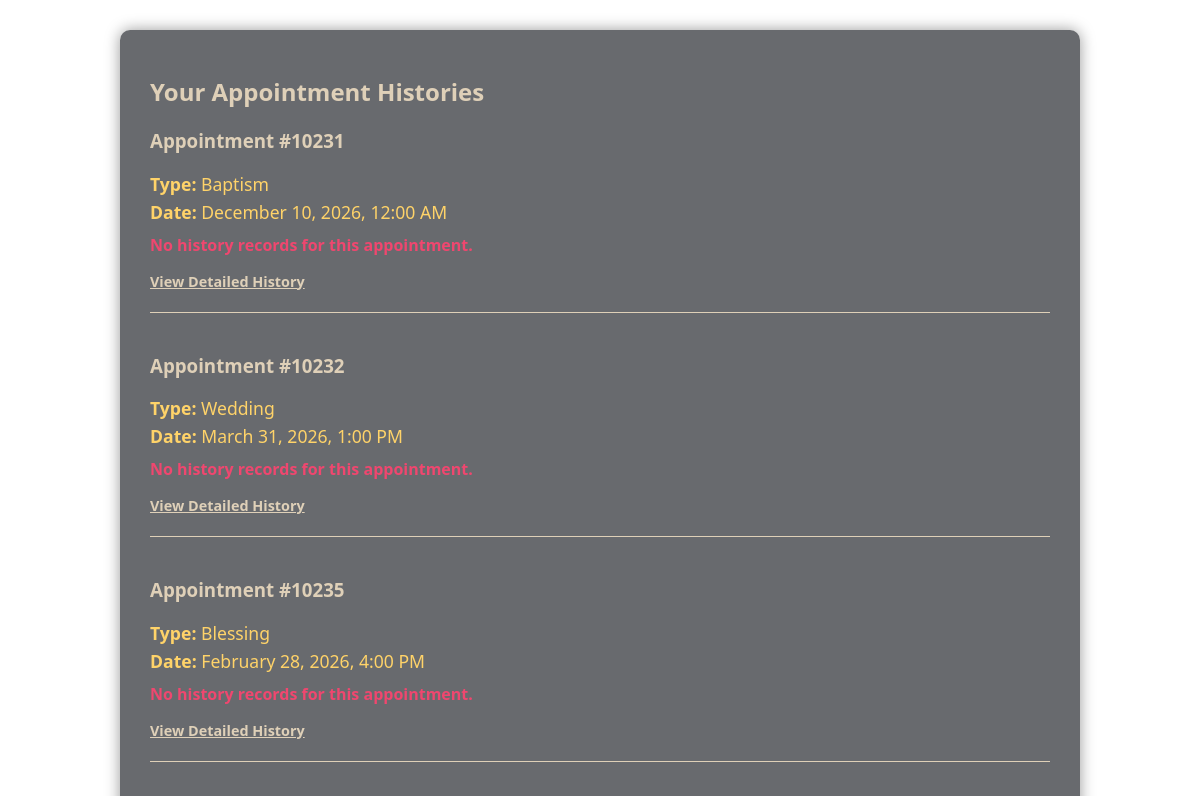
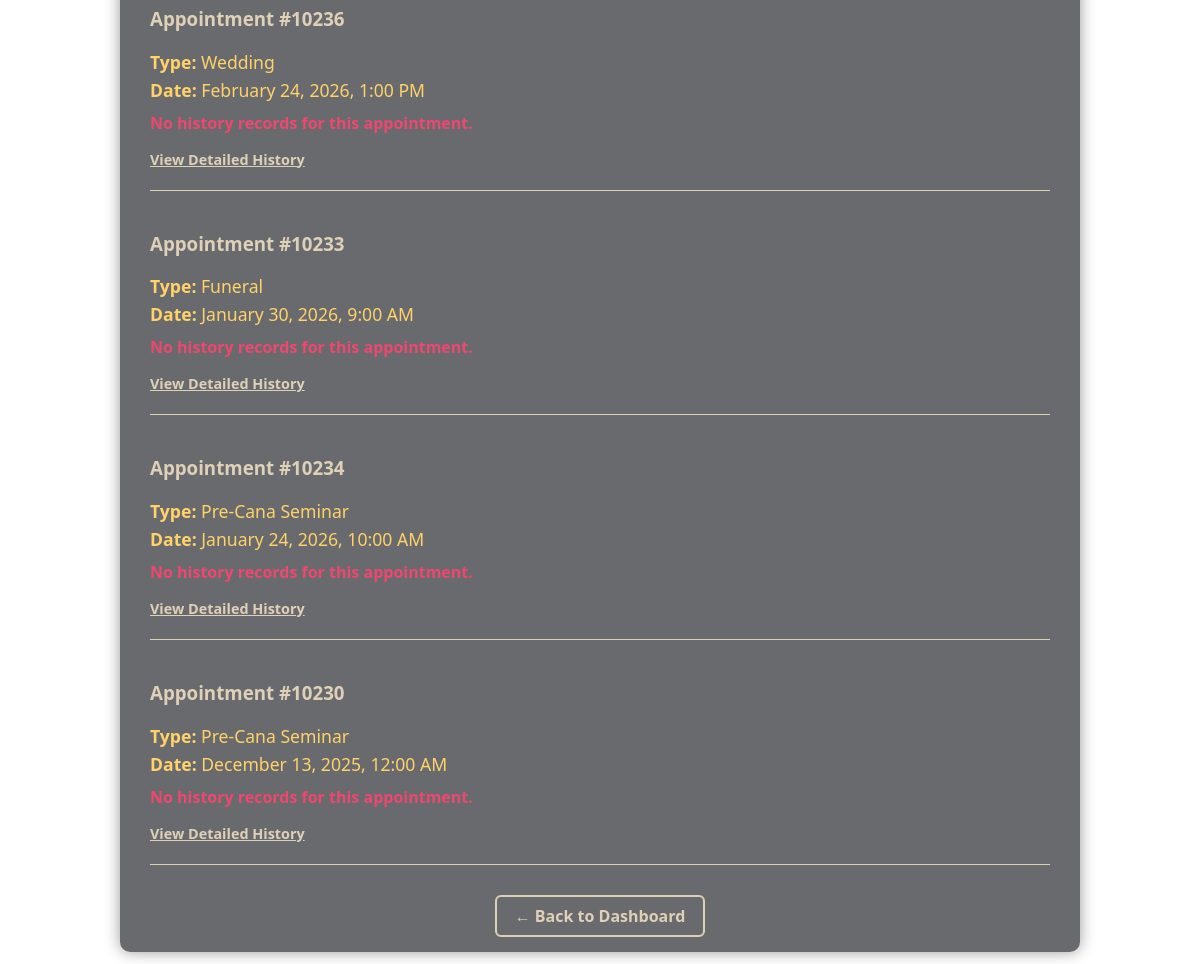
Page /appointment_history.php (signed in) on the committed database (2 pictures, top to bottom).
### tables this page shows
CREATE TABLE `appointments` (
  `id` int(11) NOT NULL,
  `user_id` int(11) DEFAULT NULL,
  `type` varchar(100) DEFAULT NULL,
  `reason` text DEFAULT NULL,
  `appointment_date` datetime DEFAULT NULL,
  `approved` tinyint(1) DEFAULT NULL,
  `assigned_slot` datetime DEFAULT NULL,
  `extra_info` text DEFAULT NULL,
  `is_deleted` tinyint(1) NOT NULL DEFAULT 0,
  `location` varchar(255) DEFAULT NULL,
  `price` int(11) NOT NULL DEFAULT 0,
  `payment_status` varchar(20) DEFAULT 'Not Paid',
  `assigned_staff_id` int(11) DEFAULT NULL,
  `requirements` longtext DEFAULT NULL CHECK (json_valid(`requirements`)),
  `survey_submitted` tinyint(1) DEFAULT 0,
  `survey_shown` tinyint(1) DEFAULT 0
);

### appointment_history.php (the view, shortened to what this page needs)
<?php
include "db.php";
$user = $_SESSION['user'];
$stmt = $conn->prepare("SELECT * FROM appointments WHERE user_id = ? ORDER BY appointment_date DESC");
$stmt->bind_param("i", $user['id']);
$stmt->execute();
$appointments = $stmt->get_result();
?>
<!DOCTYPE html>
<html lang="en">
<head>
</head>
<body>
<div class="container">
    <h2>Your Appointment Histories</h2>
    <?php if ($appointments->num_rows === 0): ?>
        <p>No appointments found.</p>
    <?php else: ?>
        <?php while ($appt = $appointments->fetch_assoc()): ?>
            <div class="appointment">
                <h3>Appointment #<?= htmlspecialchars($appt['id']) ?></h3>
                <div class="appointment-info">
                    <p><strong>Type:</strong> <?= htmlspecialchars($appt['type']) ?></p>
                    <p><strong>Date:</strong> <?= date("F j, Y, g:i A", strtotime($appt['appointment_date'])) ?></p>
                </div>
                <?php
                $stmt = $conn->prepare("SELECT * FROM appointment_history WHERE appointment_id = ? ORDER BY action_date DESC");
                $stmt->bind_param("i", $appt['id']);
                $stmt->execute();
                $history = $stmt->get_result();
                ?>
                <?php if ($history->num_rows === 0): ?>
                    <p class="no-history">No history records for this appointment.</p>
                <?php endif; ?>
                <a class="details-link" href="appointment_history.php?id=<?= intval($appt['id']) ?>">View Detailed History</a>
            </div>
        <?php endwhile; ?>
    <?php endif; ?>
    <div class="back-link">
        <a href="dashboard.php">← Back to Dashboard</a>
    </div>
</div>
</body>
</html>

### appointment_history.php (style rules this page uses)
body { background: url("../image/st therese.jpg") no-repeat center center fixed; background-size: cover; color: #DFD0B8; font-family: 'Segoe UI', Tahoma, Geneva, Verdana, sans-serif; padding: 30px; margin: 0; }
.container { max-width: 900px; margin: 0 auto; background: #35383dbe; padding: 25px 30px; border-radius: 10px; box-shadow: 0 0 15px rgba(0,0,0,0.4); }
h2, h3 { color: #DFD0B8; }
.appointment { margin-bottom: 40px; padding-bottom: 20px; border-bottom: 1px solid #DFD0B8; }
.appointment-info p { margin: 4px 0; font-size: 1.1rem; color: #FFD369; }
.no-history { color: #EF476F; font-weight: 600; margin: 10px 0; }
.back-link { text-align: center; margin-top: 30px; }
.back-link a { text-decoration: none; color: #DFD0B8; font-weight: 700; font-size: 1rem; border: 2px solid #DFD0B8; padding: 8px 18px; border-radius: 6px; transition: background-color 0.3s ease, color 0.3s ease; }
a.details-link { display: inline-block; margin-top: 6px; font-size: 0.9rem; color: #DFD0B8; font-weight: 600; text-decoration: underline; }

### rows in the picture
appointments: id "10231", type "Baptism", appointment_date "December 10, 2026, 12:00 AM"
appointments: id "10232", type "Wedding", appointment_date "March 31, 2026, 1:00 PM"
appointments: id "10235", type "Blessing", appointment_date "February 28, 2026, 4:00 PM"
appointments: id "10236", type "Wedding", appointment_date "February 24, 2026, 1:00 PM"
appointments: id "10233", type "Funeral", appointment_date "January 30, 2026, 9:00 AM"
appointments: id "10234", type "Pre-Cana Seminar", appointment_date "January 24, 2026, 10:00 AM"
appointments: id "10230", type "Pre-Cana Seminar", appointment_date "December 13, 2025, 12:00 AM"
